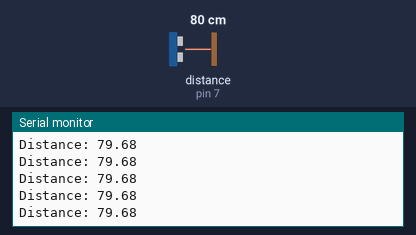
Recording of a sketch running on a simulated Arduino Uno, built with avr-gcc and run on an emulated ATmega328P. Parts: the last lines printed to the serial monitor. Wiring (inferred from the names in the program): ultrasonic range finder: trigger pin 9; echo pin 7. The test bench sets the inputs (shaded band); at power-on: distance to the obstacle (sensor on pin 7) 80 cm. The echo pulse lasts 58.3 µs per cm.

Above: at 1.2 s.
1.3 s: distance to the obstacle (sensor on pin 7) set to 120 cm
At 1.49 s:
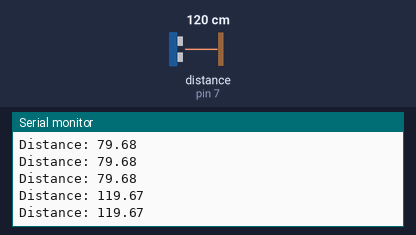
4.3 s: distance to the obstacle (sensor on pin 7) set to 2 cm
At 4.3 s:
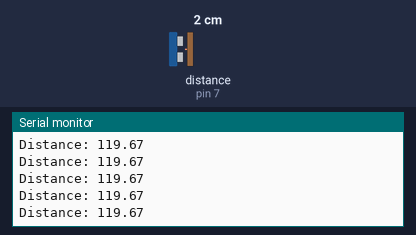
5.8 s: distance to the obstacle (sensor on pin 7) set to 299 cm
At 5.83 s:
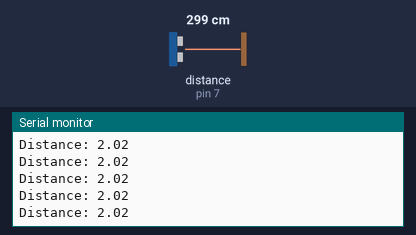
8.8 s: distance to the obstacle (sensor on pin 7) set to 250 cm
At 8.91 s:
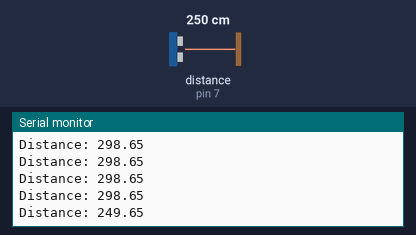
Timing chart, 0 to 11.8 s (numbered marks = the images above; inputs shaded):
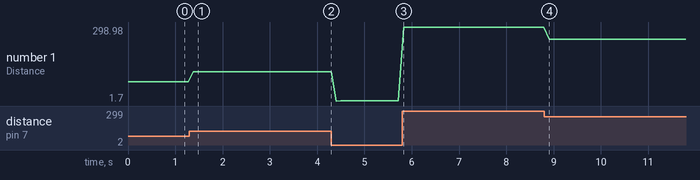

The sketch:

TEST_HCSR04.ino
```cpp
const int trigPin = 9;
const int echoPin = 7;

float duration, distance;

void setup() {
  pinMode(trigPin, OUTPUT);//set trigger pin as output
  pinMode(echoPin, INPUT);//set echo pin as input
  Serial.begin(9600);
}

void loop() {
  digitalWrite(trigPin, LOW);//initiate sensor to low
  delayMicroseconds(2);
  digitalWrite(trigPin, HIGH);//initiate sensor to emit ultrasonic
  delayMicroseconds(10);
  digitalWrite(trigPin, LOW);

  duration = pulseIn(echoPin, HIGH);//count time of ultrasonic wave
  distance = (duration*.0343)/2;//ultrasonic to distance formula
  Serial.print("Distance: ");
  Serial.println(distance);//print the distance value
  delay(100);
}
```

Measured:
- after the input at 1.3 s, the serial monitor: prints a new line after 0.08 s (image 1)
- after the input at 8.8 s, the serial monitor: prints a new line after 0.11 s (image 4)
- plotted number 1: 79.68 → 119.67 after the input at 1.3 s, 119.67 → 2.02 after the input at 4.3 s, 2.02 → 298.65 after the input at 5.8 s, 298.65 → 249.65 after the input at 8.8 s
